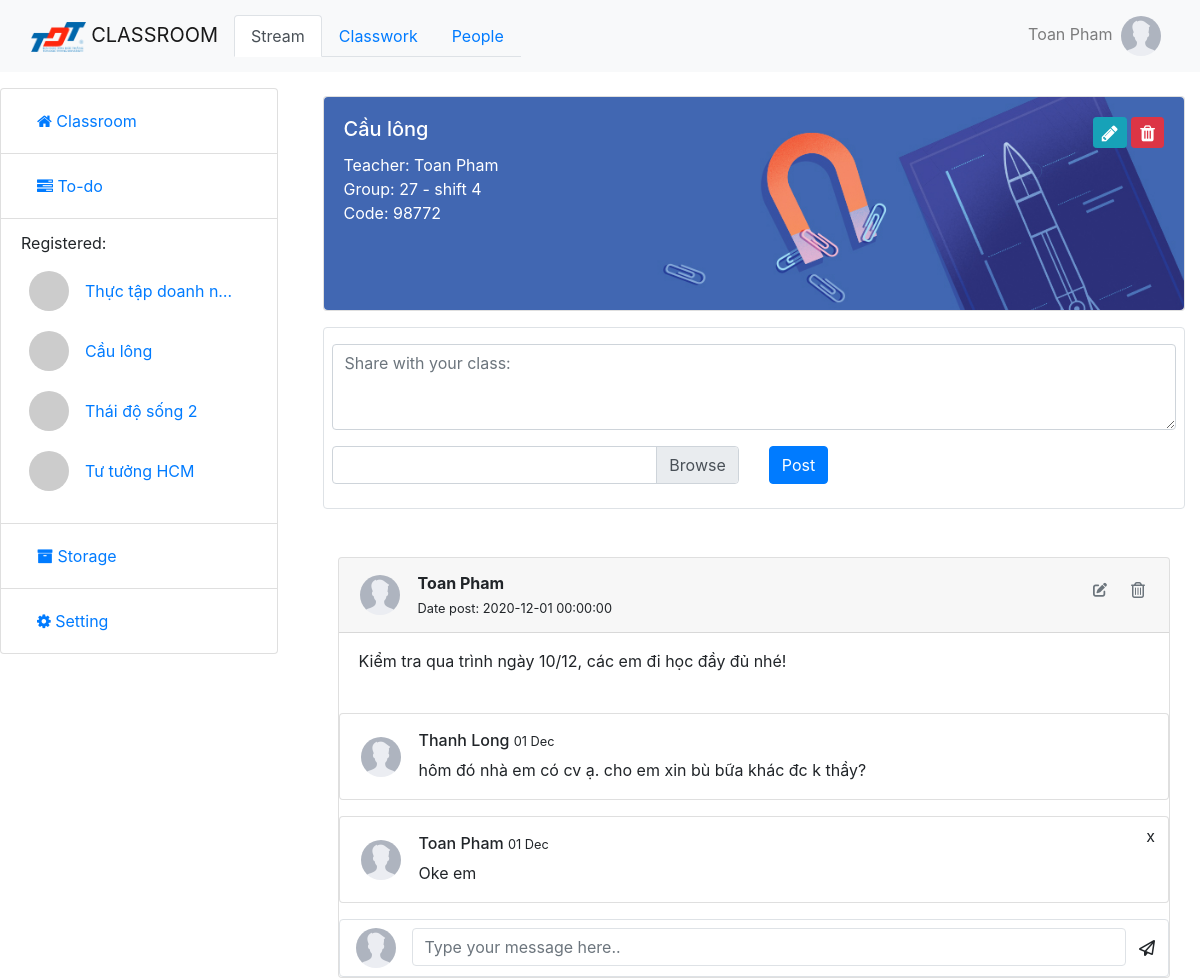
The app's page /classes.php?course_id=98772 (signed in) with its own data.
### tables this page shows
CREATE TABLE `course` (
  `id` varchar(10) NOT NULL,
  `user_id` int(11) NOT NULL,
  `name` varchar(50) NOT NULL,
  `gr` varchar(30) NOT NULL,
  `shift` varchar(30) NOT NULL,
  `background` text  NOT NULL
);

CREATE TABLE `users` (
  `id` int(11) NOT NULL,
  `username` varchar(30) NOT NULL,
  `password` varchar(50) NOT NULL,
  `fullname` varchar(30) NOT NULL,
  `email` varchar(30) NOT NULL,
  `phone` varchar(11) NOT NULL,
  `date` date NOT NULL,
  `avatar` varchar(255) NOT NULL DEFAULT 'img/user.png'
);

CREATE TABLE `activity` (
  `id` int(11) NOT NULL,
  `course_id` varchar(10) NOT NULL,
  `description` text NOT NULL,
  `file` text DEFAULT NULL,
  `time` DATETIME DEFAULT CURRENT_TIMESTAMP
);

CREATE TABLE `activity_comment` (
  `activity_id` int(11) NOT NULL,
  `comment_id` int(11) NOT NULL
);

CREATE TABLE `comment` (
  `id` int(11) NOT NULL,
  `user_id` int(11) NOT NULL,
  `content` varchar(250) NOT NULL,
  `date` DATETIME DEFAULT CURRENT_TIMESTAMP
);

### classes.php (the view, shortened to what this page needs)
<!DOCTYPE html>
<html lang="en">
<head>
    <link rel="stylesheet" href="https://maxcdn.bootstrapcdn.com/bootstrap/4.5.2/css/bootstrap.min.css">
    <link rel="stylesheet" href="https://cdnjs.cloudflare.com/ajax/libs/font-awesome/4.7.0/css/font-awesome.min.css">
    <link rel="stylesheet" href="style.css">
</head>
<body>
    <?php
    require("processClass.php");
    include_once("processActivity.php");
    if (isset($_GET["course_id"])) {
        $course_id = $_GET["course_id"];
    } else {
        $course_id = $_SESSION["course_id"];
    }
    $user_id = $_SESSION["user_id"];
    $sql = "SELECT * FROM course a WHERE a.id = '$course_id'";
    $result = $conn->query($sql);
    $row = $result->fetch_assoc();
    $background = $row['background'];
    $name = $row["name"];
    $gr = $row["gr"];
    $shift  = $row["shift"];
    $sql = "SELECT * FROM users u,course c WHERE c.id = '$course_id' AND u.id = c.user_id";
    $result = $conn->query($sql);
    $row = $result->fetch_assoc();
    $lecturer_id = $row["user_id"];
    $lecturer = $row["fullname"];
    ?>
    <nav class="navbar navbar-expand-lg navbar-light bg-light">
        <div class="container-fluid">
            <a class="navbar-brand" href="home.php"><img class="navbar-logo" src="img\logo-tdt.png" alt="TDTU"> CLASSROOM</a>
            <div class="collapse navbar-collapse" id="navbarSupportedContent">
                <ul class="nav nav-tabs justify-content-center" id="myTab" role="tablist">
                    <li class="nav-item">
                        <a class="nav-link active" id="stream-tab" data-toggle="tab" href="#stream" role="tab" aria-controls="stream" aria-selected="true">Stream</a>
                    </li>
                    <li class="nav-item">
                        <a class="nav-link" id="classwork-tab" data-toggle="tab" href="#classwork" role="tab" aria-controls="classwork" aria-selected="false">Classwork</a>
                    </li>
                    <li class="nav-item">
                        <a class="nav-link" id="people-tab" data-toggle="tab" href="#people" role="tab" aria-controls="people" aria-selected="false">People</a>
                    </li>
                </ul>
                <ul class="navbar-nav ml-auto">
                    <li class="nav-item">
                        <a class="nav-link dropdown" id="navbarDropdown" role="button" data-toggle="dropdown" aria-haspopup="true" aria-expanded="false">
                            <span class="mr-1"> <?php echo $_SESSION["user_name"] ?> </span>
                            <img class="rounded-circle avatar" src="<?php echo $row['avatar'] ?>">
                        </a>
                    </li>
                </ul>
            </div>
        </div>
    </nav>
    <div class="row mt-3">
        <?php require "load_SideBar.php"; ?>
        <div class="col-md-9" name="card-columns">
            <div class="tab-content container" id="myTabContent">
                <div class="tab-pane fade show active mt-2" id="stream" role="tabpanel" aria-labelledby="stream-tab">
                    <div class="header mb-3">
                        <?php
                        $hidden = "";
                        ?>
                        <div class="card">
                            <img class="img-fluid rounded" src="<?php echo $background ?>" class="card-img" alt="image">
                            <div class="card-img-overlay text-white">
                                <div class="d-flex">
                                    <div class="mr-auto">
                                        <h5 class="card-title"><?php echo $name ?></h5>
                                        <div class="card-text">Teacher: <?php echo $lecturer ?></div>
                                        <div class="card-text">Group: <?php echo $gr ?> - shift <?php echo $shift ?> </div>
                                        <div class="card-text">Code: <?php echo $course_id ?></div>
                                    </div>
                                    <div <?php echo $hidden ?>>
                                        <button class="btn btn-info btn-sm" data-toggle="modal" data-target="#editClassModal">
                                            <i class="fa fa-pencil fa-lg" aria-hidden="true"></i>
                                        </button>
                                        <button class="btn btn-danger btn-sm" data-toggle="modal" data-target="#delClassModal">
                                            <i class="fa fa-trash fa-lg" aria-hidden="true"></i>
                                        </button>
                                    </div>
                                </div>
                            </div>
                        </div>
                    </div>
                    <form class="border rounded mb-3" action="" method="POST" enctype="multipart/form-data">
                        <div class="form-group px-2 pt-3">
                            <textarea class="form-control" name="description" rows="3" placeholder="Share with your class: " require></textarea>
                        </div>
                        <div class="form-group row px-2">
                            <div class="col-sm pb-2">
                                <div class="custom-file">
                                    <label class="custom-file-label" for="customFile"></label>
                                </div>
                            </div>
                            <div class="col-sm pb-2">
                                <button type="submit" class="btn btn-primary" name="activity-submit">Post</button>
                            </div>
                        </div>
                    </form>
                    <div class=" activity-space mt-3">
                        <?php
                        $sql = "SELECT * FROM activity,user_activity u, course_activity c WHERE id = c.activity_id AND c.course_id = '$course_id' AND id = u.activity_id ORDER BY id DESC";
                        $result = $conn->query($sql);
                        while ($row = $result->fetch_assoc()) {
                            displayActivity($row, $lecturer_id, $user_id);
                        }
                        ?>
                    </div>
                </div>
            </div>
        </div>
    </div>
</body>
</html>

### load_SideBar.php (shortened to what this page needs)
<div class="col-md-3" name="side-bar">
    <ul class="list-group">
        <li class="list-group-item">
            <a class="nav-link" href="home.php">
                <i class="fa fa-home" aria-hidden="true"></i>
                Classroom
            </a>
        </li>
        <li class="list-group-item">
            <a class="nav-link" href="todo.php">
                <i class="fa fa-tasks" aria-hidden="true"></i>
                To-do
            </a>
        </li>
        <li class="list-group-item ">
            <p>Registered:</p>
            <div class="overflow-auto">
                <?php
                require("connect.php");
                $sql = "SELECT * FROM course WHERE id in ( SELECT course_id FROM user_course WHERE user_id = $user_id )";
                $result = mysqli_query($conn, $sql);
                while ($row = $result->fetch_assoc()) {
                ?>
                    <div class="d-flex bd-highlight mb-2 pl-2">
                        <img class="rounded-circle" src="https://via.placeholder.com/50/3498DB/FFFFFF/?text=<?php echo $row['name'][0] ?>" alt="Teacher Image" style="width: 40px; height:40px">
                        <a class="nav-link card-title" href="classes.php?course_id=<?php echo $row["id"] ?>"><?php echo $row['name'] ?></a>
                    </div>
                <?php } ?>
            </div>
        </li>
        <li class="list-group-item">
            <a class="nav-link" href="#" data-toggle="modal" data-target="#exampleModal">
                <i class="fa fa-archive" aria-hidden="true"></i>
                Storage
            </a>
        </li>
        <li class="list-group-item">
            <a class="nav-link" href="#" data-toggle="modal" data-target="#exampleModal">
                <i class="fa fa-cog" aria-hidden="true"></i>
                Setting
            </a>
        </li>
    </ul>
</div>

### processActivity.php (shortened to what this page needs)
<?php
include_once("replyComment.php");
function displayActivity($row, $lecturer_id, $current_user_id)
{
    require("processComment.php");
    $activity_id = $row["id"];
    $user_id = $row['user_id'];
    $sql = "SELECT * FROM users WHERE id =( SELECT user_id FROM user_activity WHERE  user_id = $user_id AND activity_id = $activity_id )";
    $result = mysqli_query($conn, $sql);
    if ($result === FALSE) {
        echo "FALSE";
    } else {
        $user_row = $result->fetch_assoc();
        $user_name = $user_row["fullname"];
        $user_avatar = $user_row["avatar"];
        echo '
            <div class="container ">
                <div class="card d-flex mt-5" >
                    <div class="card-header d-flex ">
                        <table >
                            <tr>
                                <th>
                                    <input type="hidden" value= ' . $activity_id . ' name ="activity_id">';
        if ($user_id == $lecturer_id) {
            echo '<img class="rounded-circle mr-3 avatar" src="' . $user_avatar . '" >';
        } else {
            echo '<img class="rounded-circle mr-3 avatar" src="' . $user_avatar . '" >';
        }
        echo '
                                </th>
                                <th>
                                    <span class="card-text">' . $user_name . '</span>
                                    <br>
                                    <small>Date post: ' . $row["time"] . '</small>
                                </th>
                            </tr>
                        </table>
                        <div style="position:absolute; right:0; padding-right:10px">
                                <table>';
        if ($lecturer_id == $current_user_id ) {
            echo '
            <tr>';
            if ($lecturer_id == $row['user_id']) {
                echo '
                <td><button class="btn btn-sm text-secondary" name="edit-activity"> <i class="fas fa-edit"></i></button></td>
                ';
            }
            echo '
            <td><button class="btn tb-sm text-secondary" data-toggle="modal" data-target="#delActModal' . $activity_id . '" > <i class="far fa-trash-alt"></i></button></td>
            </tr>
            ';
        }
        echo '
                                </table>
                        </div>
                    </div>'; ?>
<?php
        echo '
            <div class="card-body pt-3 pb-4">
                <div class="card-text"> ' . $row["description"] . ' </div>';
        echo '
            </div>';
        $sql = "SELECT * FROM comment c, activity_comment ac WHERE id = ac.comment_id AND activity_id = $activity_id";
        $result = $conn->query($sql);
        while ($row = $result->fetch_assoc()) {
            displayComment($row["id"], $row["activity_id"], $current_user_id);
        }
        echo '
                    <form class="mt-3 pl-3 py-2 border rounded" action="./processComment.php" method="POST">
                        <div class="input-group">
                            <img class="rounded-circle mr-3" src="' . $user_avatar . '" alt="User Image" style="width:40px; height:40px;">
                            <input type="hidden" value="' . $activity_id . '" name="activity_id">
                            <input type="hidden" value="' . $current_user_id . '" name="user_id">
                            <input type="text" name="reply" class="form-control border rounded" placeholder="Type your message here..">
                            <button class="btn" type="submit" name="rep-submit"><i class="fa fa-paper-plane-o" aria-hidden="true"></i></button>
                        </div>
                    </form>
                </div>
            </div>';
    }
}
?>

### replyComment.php (shortened to what this page needs)
<?php
    function displayComment($comment_id,$activity_id,$current_user_id){
        require("connect.php");
        $sql = "SELECT * FROM comment WHERE id = $comment_id";
        $result = mysqli_query($conn,$sql);
        if ($result === FALSE){
            echo "FALSE";
        }else{
            $row = $result->fetch_assoc();
            $content = $row["content"];
            $date = strtotime($row["date"]);
            $date = date("d M",$date);
            $commented_user = $row["user_id"];
            $sql = "SELECT * FROM users WHERE id = $commented_user";
            $result = mysqli_query($conn,$sql);
            if ($result === FALSE){
                echo "FALSE";
            }else{
                $row = $result->fetch_array();
                $username = $row['fullname'];
                $useravatar = $row['avatar'];
            }
        }
        ?>
        <div class="card d-flex mt-3" >
            <div class="card-body py-1 pb-3 pt-3"  style="position:relative">
                <table>
                    <tr>
                        <td><img class="rounded-circle mr-3" src="<?php echo $useravatar ?>" alt="Teacher Image" style="width:40px; height:40px;"> </td>
                        <td>
                             <h6><?php echo $username ?> <small><?php echo $date ?></small></h6>
                            <p class="card-text"><?php echo $content ?></p>
                        </td>
                        <?php
                        if ($commented_user == $current_user_id)
                        { ?>
                            <td>
                            <form style="position:absolute; right:0; top:0" method="POST">
                                <button class="btn m ml-auto" name="deleteComment">x</small></button>
                            </form>
                            </td>
                        <?php } ?>
                    </tr>
                </table>
            </div>
        </div>
        <?php
    }
?>

### style.css (style rules this page uses)
.avatar { width:40px; height:40px; }
.navbar-logo { height: 30px; }
.card-title { text-overflow: ellipsis; overflow: hidden; white-space: nowrap; display: block; }

### records on screen
course: user.avatar (placeholder picture), name "Cầu lông", background (picture), user.fullname "Toan Pham", gr "27", shift "4"
course: name "Thực tập doanh n…"
course: name "Thái độ sống 2"
course: name "Tư tưởng HCM"
activity: users.avatar (placeholder picture), users.fullname "Toan Pham", time "2020-12-01 00:00:00", description "Kiểm tra qua trình ngày 10/12, các em đi học đầy đủ nhé!"
activity_comment: users.avatar (placeholder picture), users.fullname "Thanh Long", comment_id.date "01 Dec", comment_id.content "hôm đó nhà em có cv ạ. cho em xin bù bữa khác đc k thầy?"
activity_comment: users.avatar (placeholder picture), users.fullname "Toan Pham", comment_id.date "01 Dec", comment_id.content "Oke em"

### other values on screen
$_SESSION["user_name"] "Toan Pham"
$course_id "98772"
